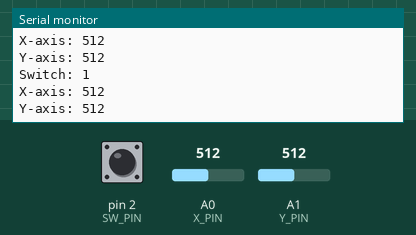
Recording of a sketch running on a simulated Arduino Uno, built with avr-gcc and run on an emulated ATmega328P. Parts: the last lines printed to the serial monitor. Inputs (shaded band) come from the test bench; at power-on: A0 (X_PIN) = 512, A1 (Y_PIN) = 512, pin 2 (SW_PIN) HIGH.

Above: at 1.3 s.
1.4 s: A0 (X_PIN) set to 716
At 1.82 s:
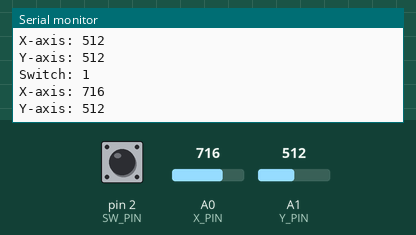
2.9 s: A1 (Y_PIN) set to 716
At 3.32 s:
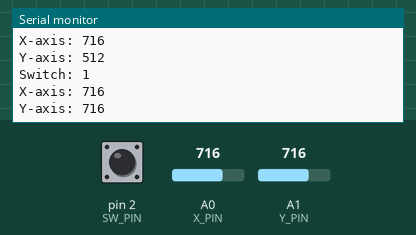
4.4 s: pin 2 (SW_PIN) pulled LOW for 0.6 s
6.5 s: A0 (X_PIN) set to 900
At 6.83 s:
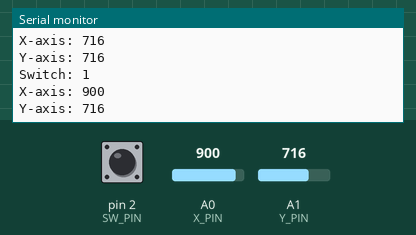
8.0 s: A1 (Y_PIN) set to 900
At 8.33 s:
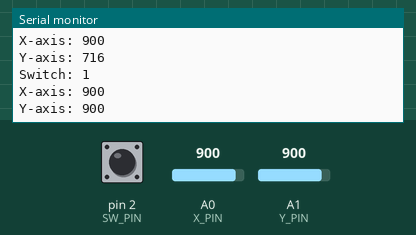
Timing chart, 0 to 10.5 s (numbered marks = the images above; inputs shaded):
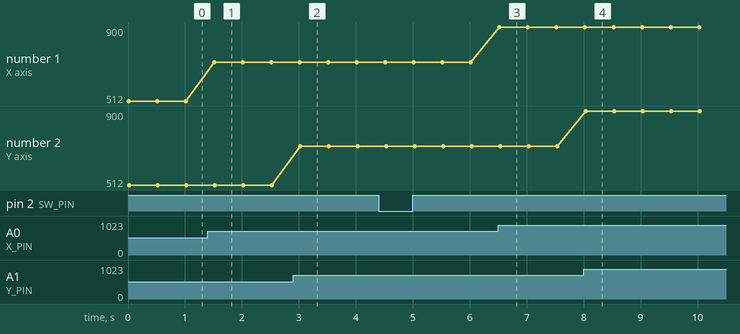

Measured:
- after the input at 1.4 s, the serial monitor: prints a new line after 0.11 s (image 1)
- after the input at 2.9 s, the serial monitor: prints a new line after 0.13 s (image 2)
- after the input at 6.5 s, the serial monitor: prints a new line at once (image 3)
- after the input at 8.0 s, the serial monitor: prints a new line at once (image 4)
- plotted number 1: 512 → 716 after the input at 1.4 s, 716 → 900 after the input at 6.5 s

The sketch:

AnalogJoystick.ino
```cpp
/*
 * Analog Joystick
 *
 * Print analog joystick x/y position and click event.
 *
 */

// PINS
#define SW_PIN (2)
#define X_PIN  (A0)
#define Y_PIN  (A1)

void setup() {
  pinMode(SW_PIN, INPUT);
  digitalWrite(SW_PIN, HIGH);
  Serial.begin(9600);
}

void loop() {
  Serial.print("Switch: ");
  Serial.print(digitalRead(SW_PIN));
  Serial.print("\n");
  Serial.print("X-axis: ");
  Serial.print(analogRead(X_PIN));
  Serial.print("\n");
  Serial.print("Y-axis: ");
  Serial.print(analogRead(Y_PIN));
  Serial.print("\n\n");
  delay(500);
}
```
